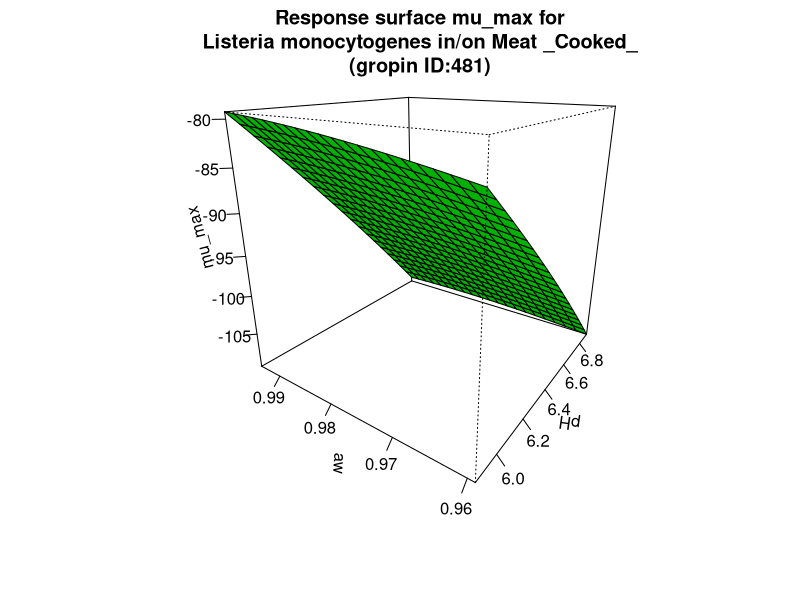

Source code (R):
#############################
# start of Parameter script
#############################
pH <- seq(5.86413586413587,6.89689,length.out=21)
aw <- seq(0.959040959040959,0.993993,length.out=21)
#############################
# end of Parameter script
#############################
############################# 
# start of Model script Gropin ID 481 
#############################
 
# constant coefficients for this model
 
variables <- data.frame(pH,aw)
argumentsPar <- expand.grid(variables)
 
# heart of the model
response_surface <- function(pH,aw) {
   mumax <-(-1892+81.006*pH+3270*aw+(-79.839)*pH*aw+(-2.3715)*(pH^2)+(-1382.3)*(aw^2))

return(mumax=mumax)
} 

# output parameters
mumax <- cbind(argumentsPar,response_surface(argumentsPar['pH'],argumentsPar['aw']))
colnames(mumax) <- c(colnames(argumentsPar),'mumax')
#############################
# End of Model script
#############################
############################# 
# start of Visualisation script Gropin ID 481 
#############################
persp(pH,aw,matrix(unlist(mumax$mumax),nrow=21),col = 'green',xlab='pH',ylab='aw',zlab='mu_max',main='Response surface mu_max for
Listeria monocytogenes in/on Meat _Cooked_
(gropin ID:481)',theta=305,phi=20,shade=0.25,ticktype = 'detailed')
#############################
# End of Visualisation script
#############################
